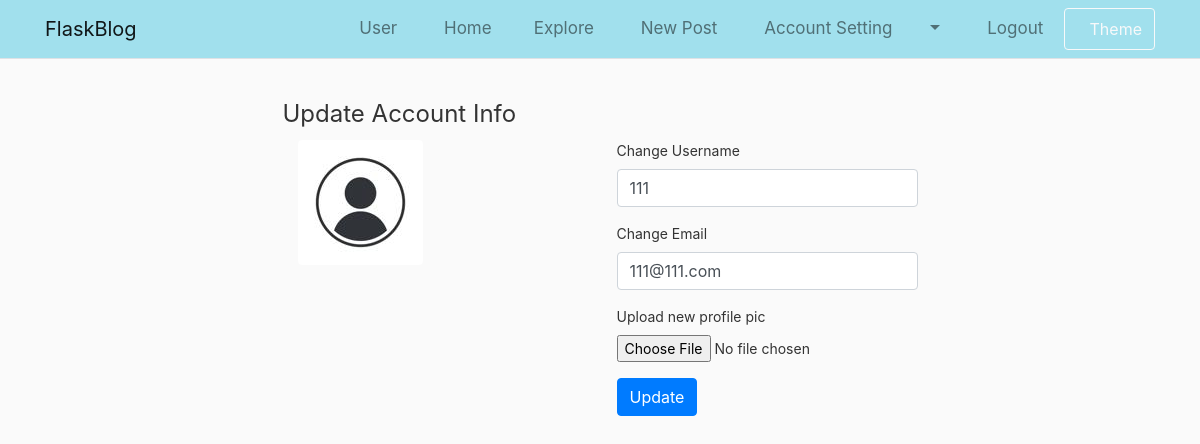
/account (signed in), run on the app's committed database.
### flaskapp/models.py (models this page shows, shortened)
class User(db.Model, UserMixin):
    __tablename__ = 'users'
    uid = db.Column(db.Integer, primary_key=True)
    username = db.Column(db.String(20), unique=True, nullable=False)
    password = db.Column(db.String(32), nullable=False)
    email = db.Column(db.String(120), unique=True, nullable=False)
    image_file = db.Column(db.String(20), nullable=False, default='default.jpg')
    posts = db.relationship('Post', backref='author', lazy=True)
    comments = db.relationship('Comment', backref='author', lazy=True)
    follows = db.relationship(
        'User', secondary=followers,
        primaryjoin=(followers.c.user_id == uid),
        secondaryjoin=(followers.c.follows_id == uid),
        backref=db.backref('followers', lazy='dynamic'), lazy='dynamic')
    notifs = db.relationship('Notif', backref='notif_for', lazy=True)
    notif_count = db.Column(db.Integer, default=0)
    def get_old_notifs(self):
        limit = len(self.notifs) - self.notif_count
        self.notif_count = len(self.notifs)
        db.session.commit()
        if limit == 0:
            l = self.notifs[-4:]
        else:
            l = self.notifs[-4:-limit]
        l.reverse()
        return l
    def new_notif(self):
        return len(self.notifs) > self.notif_count

### flaskapp/routes.py (the view, shortened to what this page needs)
@app.route("/account", methods=['GET', 'POST'])
@login_required
def account():
    form = AccountUpdateForm()
    if request.method == 'GET':
        form.username.data = current_user.username
        form.email.data = current_user.email
    return render_template("account.html", title='Account',
                            form = form, image_url=current_user.image_file, get_file_url=get_file_url)

### flaskapp/forms.py (shortened to what this page needs)
class AccountUpdateForm(FlaskForm):
    username = StringField(label='Change Username', validators=[
        DataRequired(),
        Length(min=2, max=20)
    ])
    email = StringField(label='Change Email', validators=[
        DataRequired(),
        Email()
    ])
    picture = FileField(label='Upload new profile pic', validators=[
        FileAllowed(('jpg', 'png'))
    ])
    submit = SubmitField(label='Update')

### flaskapp/helpers.py (called while the page is built)
def get_file_url(f_path):
    return f'/static/{f_path}'

### flaskapp/models.py (called while the page is built)
@login_manager.user_loader
def load_user(user_id):
    return User.query.get(int(user_id))

### flaskapp/templates/account.html (shortened to what this page needs)
{% extends "layout.html" %}
{% block content %}
    <div>
        <form method="POST" action="" enctype="multipart/form-data">
            <fieldset>
                <legend>Update Account Info</legend>
                <div class="float-left col-md-1">
                    <img  class="rounded" src="{{ get_file_url('profile_pics/' + current_user.image_file) }}">
                </div>
                <div class="float-right">
                    <div class="form-group" >
                        {{ form.username.label() }}
                        {{ form.username(class="form-control", placeholder="Username") }}
                    </div>
                    <div class="form-group">
                        {{ form.email.label() }}
                        {{ form.email(class="form-control", placeholder="Email") }}
                    </div>
                    <div class="form-group">
                        {{ form.picture.label() }}
                        {{ form.picture(class="form-control-file") }}
                    </div>
                    <div>
                        {{ form.submit(class="btn btn-primary") }}
                    </div>
                </div>
            </fieldset>
        </form>
    </div>
{% endblock %}

### flaskapp/static/css/main.css (style rules this page uses)
body { background: rgba(var(--b3f,250,250,250), 1); color: #333333; font-size: 14px; }

### data on the page
User: image_file (placeholder picture), username "111", email "111@111.com"
